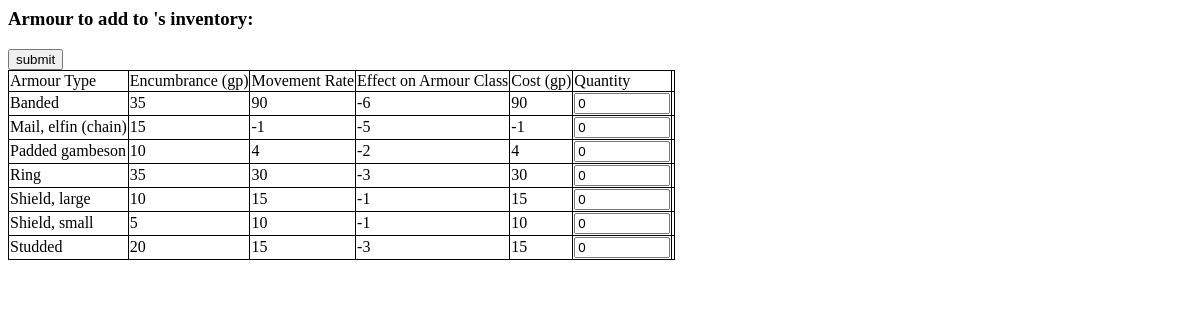
Page /osric_character_tools/selectarmour.php on the committed database.
### tables this page shows
CREATE TABLE IF NOT EXISTS `armour` (
  `ArmourId` bigint(20) NOT NULL AUTO_INCREMENT,
  `ArmourType` varchar(32) DEFAULT NULL,
  `ArmourEncumbrance` float NOT NULL,
  `ArmourMovementRate` float NOT NULL,
  `ArmourEffectOnArmourClass` int(11) NOT NULL,
  `ArmourCost` float NOT NULL,
  PRIMARY KEY (`ArmourId`)
);

### osric_character_tools/inc/OsricDb.php (called while the page is built, shortened)
<?php
class OsricDb
{
	protected $cxn;
	public function doInit($aHost,$aUser,$aPasswd)
	{
		$aDbname = "osric_db";
		$this->cxn = mysqli_connect($aHost,$aUser,$aPasswd,$aDbname) or die("Couldn't connect to server");
	}
	public function getArmour()
	{
		$query = "SELECT * FROM armour";
		$result = mysqli_query($this->cxn,$query) or die("Couldn't execute query: ".$query);
		for($result_set = array();$row = mysqli_fetch_assoc($result);$result_set[]=$row);
		return $result_set;
	}
}
?>

### osric_character_tools/selectarmour.php (the view, shortened to what this page needs)
<?php
require_once("./inc/OsricDb.php");
$characterId = $_REQUEST['CharacterId'];
$myOsricDb = new OsricDb();
$myOsricDb->doInit($host,$user,$passwd);
$character = $myOsricDb->getCharacter($characterId);
$characterName = $character['CharacterName'];
?>
<html>
<link rel="stylesheet" type="text/css" href="./css/class.css" />
<body>
<form action="addToCharacterArmour.php" method="POST">
<?php
echo "<h3>Armour to add to {$characterName}'s inventory:</h3>";
echo "<input type='submit' value='submit'>";
$armour = $myOsricDb->getArmour();
echo "<table id='osric_armour'>";
echo "<tr><td>Armour Type</td><td>Encumbrance (gp)</td><td>Movement Rate</td><td>Effect on Armour Class</td><td>Cost (gp)</td><td>Quantity</td><td></td></tr>";
$num_rows = count($armour);
for($i=0;$i<$num_rows;$i++)
{
	$row = $armour[$i];
	echo "<tr>";
	echo "<td>{$row['ArmourType']}</td>";
	echo "<td>{$row['ArmourEncumbrance']}</td>";
	echo "<td>{$row['ArmourCost']}</td>";
	echo "<td>{$row['ArmourEffectOnArmourClass']}</td>";
	echo "<td>{$row['ArmourCost']}</td>";
	$armourId = $row['ArmourId'];
	echo "<td><input type='number' min='0' max='9999999' name='armour[{$i}][quantity]' value='0'></input></td>";
	echo "<td><input type='hidden' name='armour[{$i}][armourId]' value='{$armourId}'></input></td>";
	echo "</tr>";
	$i = $i + 1;
}
echo "</table>";
?>
</form>
</body>
</html>

### osric_character_tools/css/class.css (style rules this page uses)
table { border: 1px solid black; border-collapse: collapse; }
td { border-right: 1px solid black; border-bottom: 1px solid black; }

### rows in the picture
armour: ArmourType "Banded", ArmourEncumbrance "35", ArmourCost "90", ArmourEffectOnArmourClass "-6"
armour: ArmourType "Mail, elfin (chain)", ArmourEncumbrance "15", ArmourCost "-1", ArmourEffectOnArmourClass "-5"
armour: ArmourType "Padded gambeson", ArmourEncumbrance "10", ArmourCost "4", ArmourEffectOnArmourClass "-2"
armour: ArmourType "Ring", ArmourEncumbrance "35", ArmourCost "30", ArmourEffectOnArmourClass "-3"
armour: ArmourType "Shield, large", ArmourEncumbrance "10", ArmourCost "15", ArmourEffectOnArmourClass "-1"
armour: ArmourType "Shield, small", ArmourEncumbrance "5", ArmourCost "10", ArmourEffectOnArmourClass "-1"
armour: ArmourType "Studded", ArmourEncumbrance "20", ArmourCost "15", ArmourEffectOnArmourClass "-3"
